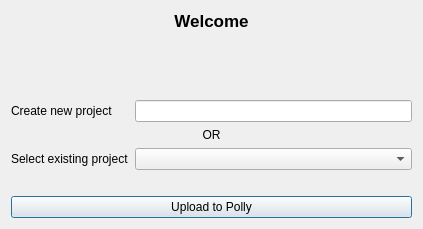
<?xml version="1.0" encoding="UTF-8"?>
<ui version="4.0">
 <class>ProjectForm</class>
 <widget class="QDialog" name="ProjectForm">
  <property name="geometry">
   <rect>
    <x>0</x>
    <y>0</y>
    <width>423</width>
    <height>229</height>
   </rect>
  </property>
  <property name="windowTitle">
   <string>ProjectForm</string>
  </property>
  <layout class="QFormLayout" name="formLayout">
   <item row="1" column="0" colspan="2">
    <widget class="QLabel" name="label_username">
     <property name="font">
      <font>
       <pointsize>13</pointsize>
       <weight>75</weight>
       <bold>true</bold>
      </font>
     </property>
     <property name="text">
      <string>Welcome</string>
     </property>
     <property name="alignment">
      <set>Qt::AlignCenter</set>
     </property>
    </widget>
   </item>
   <item row="5" column="0">
    <widget class="QLabel" name="label">
     <property name="text">
      <string>Create new project</string>
     </property>
    </widget>
   </item>
   <item row="5" column="1">
    <widget class="QLineEdit" name="lineEdit_projectname"/>
   </item>
   <item row="7" column="0">
    <widget class="QLabel" name="label_3">
     <property name="text">
      <string>Select existing project</string>
     </property>
    </widget>
   </item>
   <item row="7" column="1">
    <widget class="QComboBox" name="comboBox_1"/>
   </item>
   <item row="9" column="0" colspan="2">
    <widget class="QPushButton" name="pushButton">
     <property name="text">
      <string>Upload to Polly</string>
     </property>
    </widget>
   </item>
   <item row="8" column="0" colspan="2">
    <widget class="QLabel" name="status_label">
     <property name="text">
      <string/>
     </property>
    </widget>
   </item>
   <item row="6" column="0" colspan="2">
    <widget class="QLabel" name="label_4">
     <property name="layoutDirection">
      <enum>Qt::LeftToRight</enum>
     </property>
     <property name="text">
      <string>OR</string>
     </property>
     <property name="alignment">
      <set>Qt::AlignCenter</set>
     </property>
    </widget>
   </item>
   <item row="4" column="0">
    <spacer name="verticalSpacer">
     <property name="orientation">
      <enum>Qt::Vertical</enum>
     </property>
     <property name="sizeHint" stdset="0">
      <size>
       <width>20</width>
       <height>40</height>
      </size>
     </property>
    </spacer>
   </item>
  </layout>
 </widget>
 <layoutdefault spacing="6" margin="11"/>
 <resources/>
 <connections/>
</ui>
